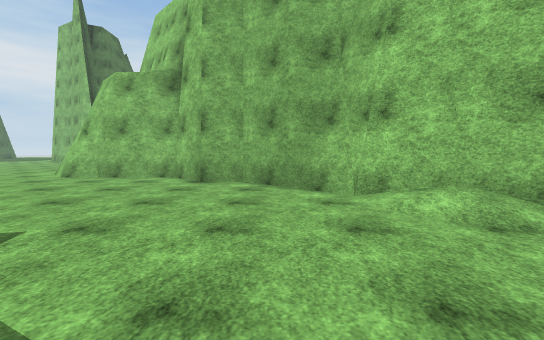
view 1 (above)

19 first-person views from a walk through a scene from a Unity 3-D project. The camera is 1.4 m above the floor, tilts 4° down and sees 90° across. The floor is counted in squares, 2 m on a side. Each view is taken from the middle of a square. On the plan, view 1 faces up. The plan holds only what a view shows up to about 9 squares ahead; the rest is blank. The place goes on beyond the plan. The player is left out. Surface patterns are stand-ins for the level's own textures.

view 2
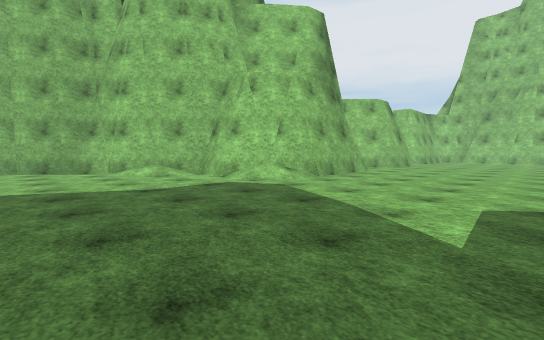

view 3
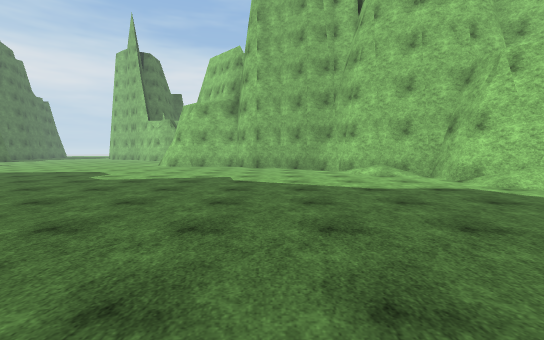

view 4
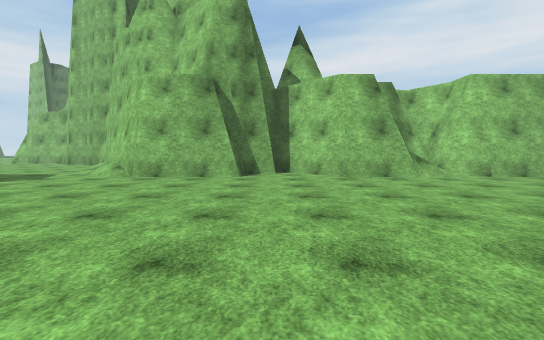

view 5
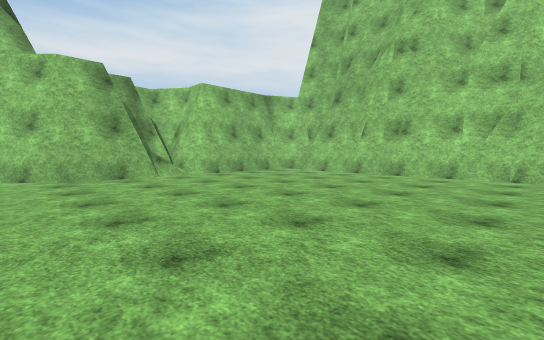

view 6
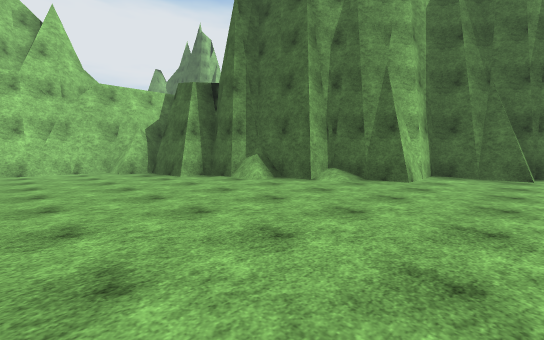

view 7
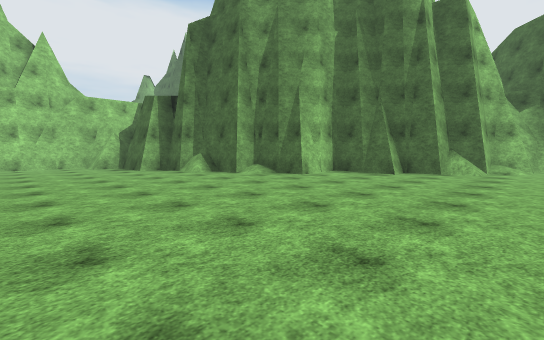

view 8
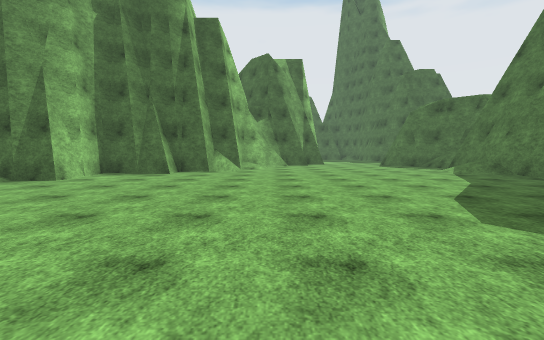

view 9
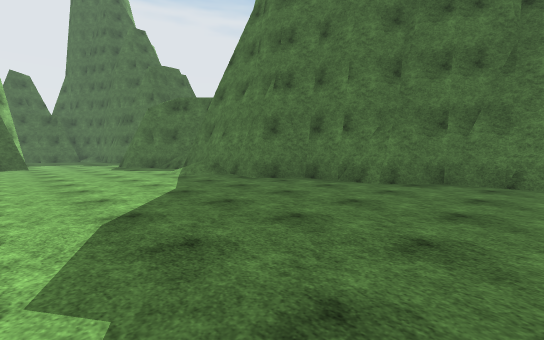

view 10
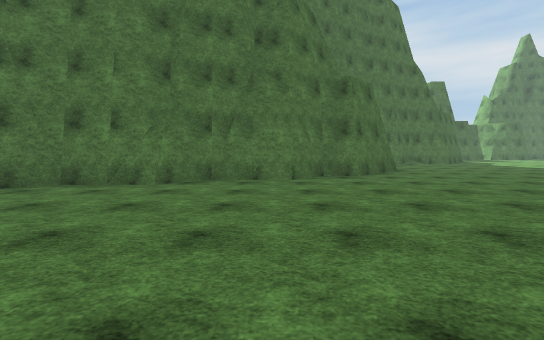

view 11
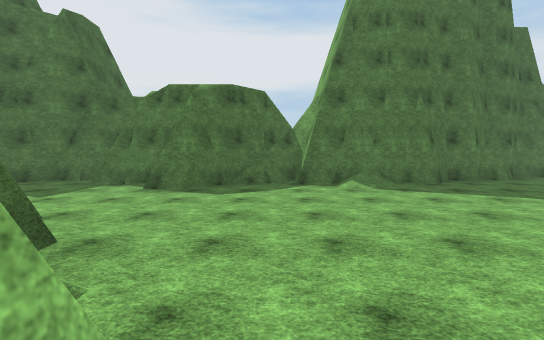

view 12
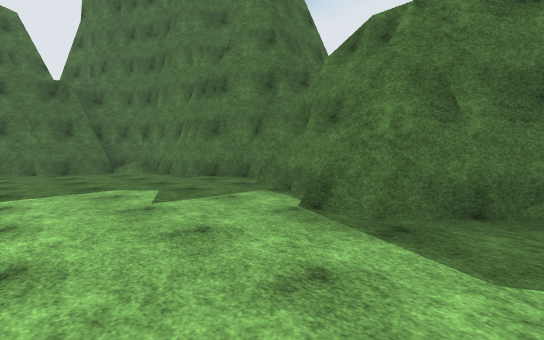

view 13
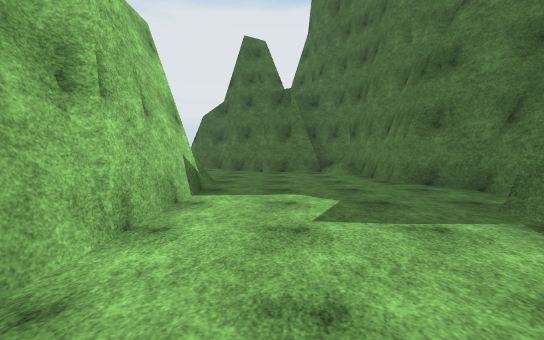

view 14
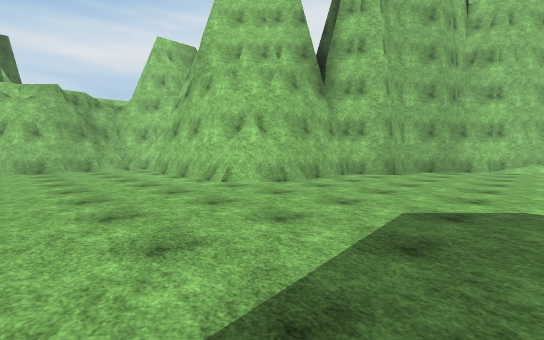

view 15
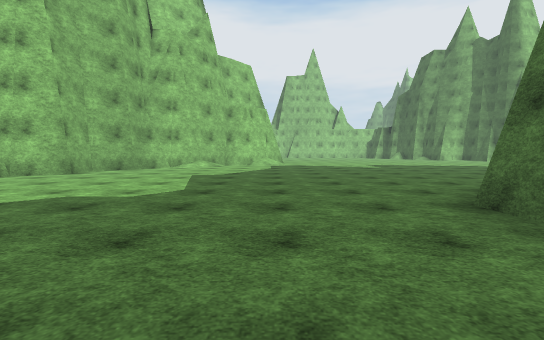

view 16
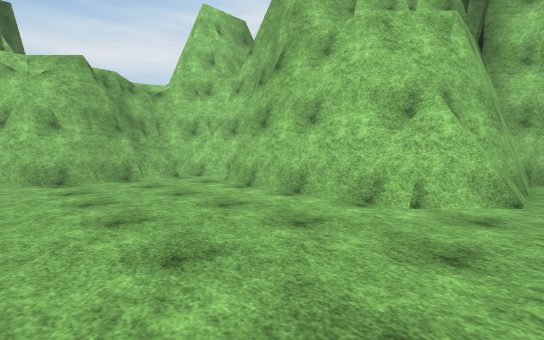

view 17
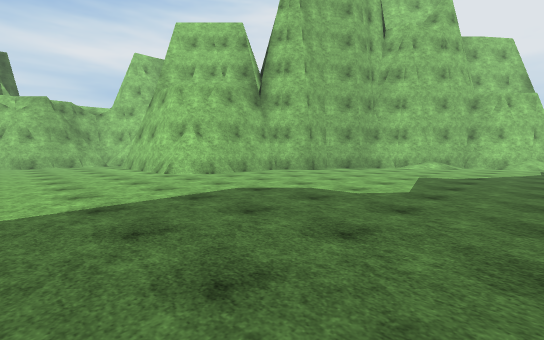

view 18
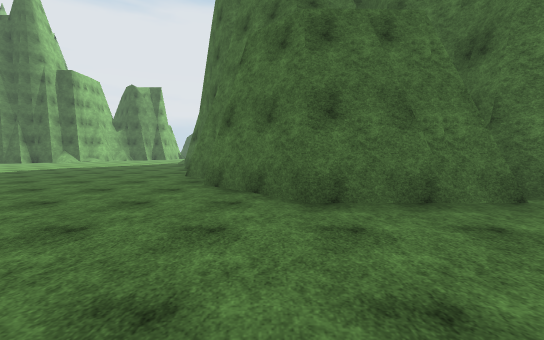

view 19
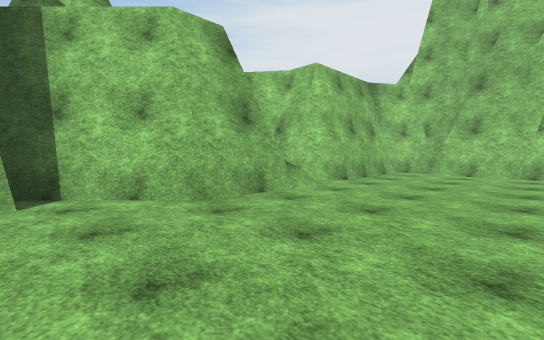

### Floor plan
Key: @ floor where view 1 was taken; # wall or solid block; . main floor; : floor 0.5 m higher than the main floor; + floor 1.25 m higher than the main floor; / step, stairs or slope; = window, fence, low wall or low ledge.
Columns run from 10 left of view 1 to 19 right of it. Each row starts with its distance up from view 1.
 14 .#####
 13 .....#
 12 ....##
 11 ....#
 10 ....#
  9 ....#
  8 ....#####
  7 ........###
  6 ..........##
  5 ...........##
  4 ............##
  3 ............/##
  2 ..............#
  1 ..............##  #### ###
  0 ..........@.../####..###.#####
 -1  ............................#
 -2  ...........................##
 -3 #####.......................#
 -4     ##......................#
 -5      #......................#
 -6      ##......  .............#
 -7       #.....................#
 -8       #.....................#
 -9       ##...................##
-10        #.................###
-11        #................##
-12        ##.............###
-13         #...........###
-14         #/..........#
-15         #/.........##
-16        ##........+##
-17        #=.......:##
-18        ##....../##
-19         ##..../##
-20         ##.../##
-21         #....##
-22        ##....#
-23        #.....#
-24        #.....#
-25        ##....#
-26         #.....
-27         #.....
-28         #/##..
-29            ##

Positions as (right, up) in squares from view 1, and headings:
1: (0, 0), facing up
2: (-1, -5), facing up-right
3: (-1, -5), facing up
4: (9, -8), facing up
5: (10, -8), facing up-right
6: (8, -6), facing down-right
7: (5, -6), facing down-right
8: (5, -6), facing down
9: (3, -7), facing down-left
10: (3, -7), facing left
11: (6, -17), facing left
12: (2, -18), facing down-left
13: (1, -19), facing down
14: (-10, 3), facing up-right
15: (-10, 0), facing right
16: (-10, 7), facing up-right
17: (-10, 0), facing up-right
18: (-6, 1), facing down
19: (9, -4), facing up-right
